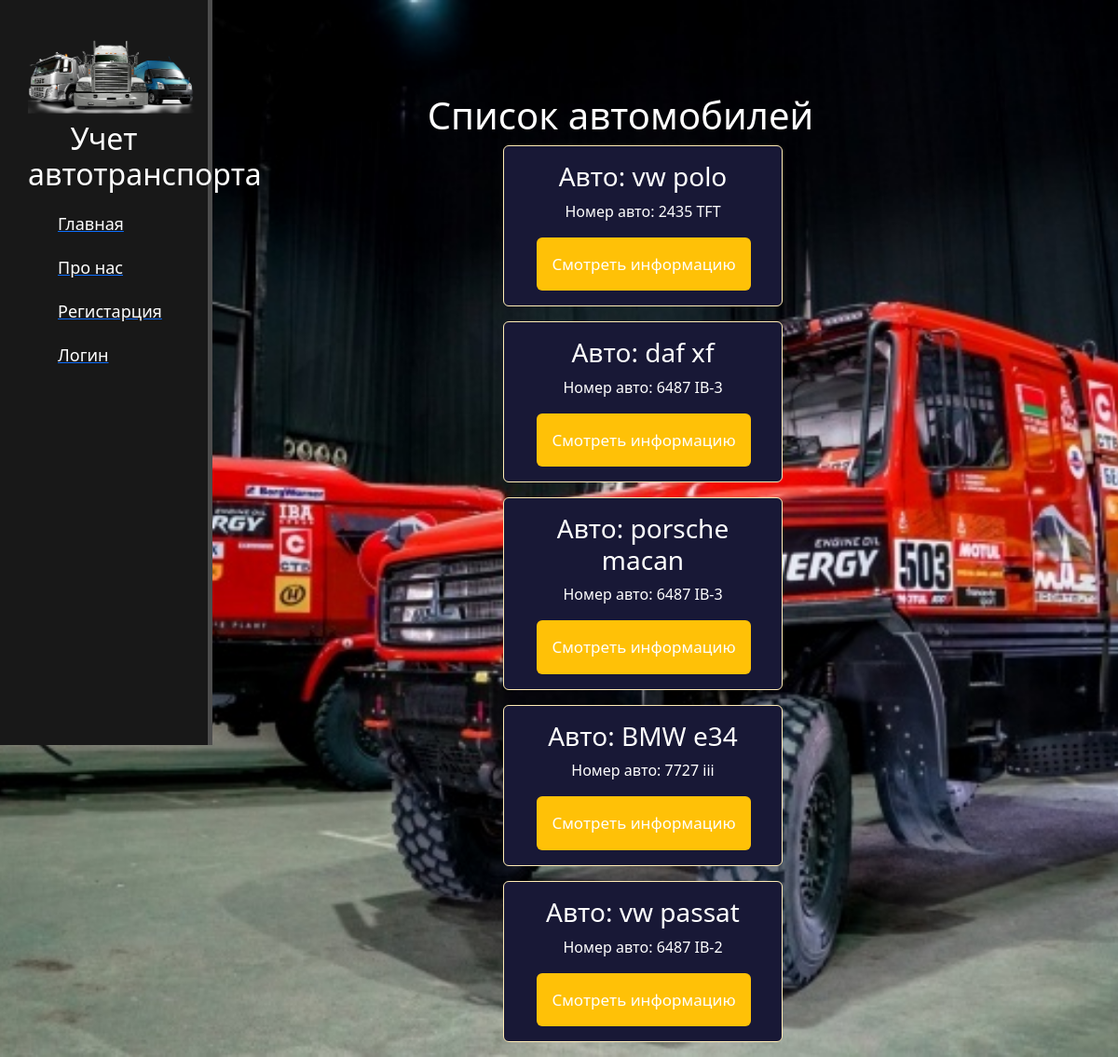
Page /avto/avto on the committed database.
### avto/models.py (models this page shows, shortened)
class Cars(models.Model):
    marka = models.CharField('marka', max_length=50)
    model = models.CharField('model', max_length=50)
    data_vypuska = models.DateField('data_vypuska')
    vin_number = models.CharField('vin_number',unique=True, max_length=25)
    number_avto = models.CharField('number_avto', max_length=15)
    probeg = models.CharField('probeg', max_length=15)
    voditels = models.OneToOneField(Voditels, on_delete=models.CASCADE)
    class Meta:
        verbose_name = 'Автомобиль'
        verbose_name_plural = 'Автомобили'

### avto/views.py (the view)
# urls.py: path('avto', views.avto_home, name = "avto_home"),
def avto_home(request):
    avto = Cars.objects.all()
    return render(request, 'avto/avto_car_home.html', {'avto':avto})

### avto/templates/avto/avto_car_home.html (shortened to what this page needs)
{% extends 'main/layout.html' %}
{% block content %}
<div class = "features">
    <h1>Список автомобилей</h1>
     {% if avto%}
        {% for el in avto %}
        <div class = "alert alert-warning">
            <h3>Авто: {{el.marka}} {{el.model}}</h3>
            <p>Номер авто: {{el.number_avto}}</p>
        <a href = "{% url 'avto_view' el.id %}" class="btn btn-warning">Смотреть информацию</a>
        </div>
        {% endfor %}
    {% else %}
        <p>Zapisei v tablice cars otsytstvyut</p>
    {% endif %}
</div>
{% endblock %}

### main/static/main/css/main.css (style rules this page uses)
body { background-image: url("maz.jpg"); background-repeat: no-repeat; background-position: center center; background-attachment: fixed; -webkit-background-size: cover; -moz-background-size: cover; -o-background-size: cover; background-size: cover; }
main .features { position: relative; float: left; color: #fff; margin-left: 18%; margin-top: 100px; text-align: center; width: 75%; }
main .alert { color: #fff; margin-left: 36%; width: 300px; background: #181836; }
.btn { color: white; margin-left: 18px; margin-right: 16px; padding: 16px; font-size: 17px; border: none; outline: none; }

### rows in the picture
Cars: marka "vw", model "polo", number_avto "2435 TFT"
Cars: marka "daf", model "xf", number_avto "6487 IB-3"
Cars: marka "porsche", model "macan", number_avto "6487 IB-3"
Cars: marka "BMW", model "e34", number_avto "7727 iii"
Cars: marka "vw", model "passat", number_avto "6487 IB-2"
